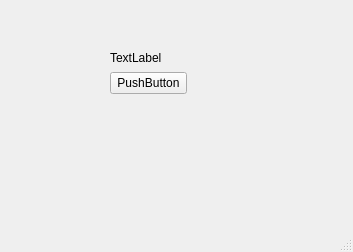
<?xml version="1.0" encoding="UTF-8"?>
<ui version="4.0">
 <class>MainWindow</class>
 <widget class="QMainWindow" name="MainWindow">
  <property name="geometry">
   <rect>
    <x>0</x>
    <y>0</y>
    <width>353</width>
    <height>252</height>
   </rect>
  </property>
  <property name="windowTitle">
   <string>MainWindow</string>
  </property>
  <widget class="QWidget" name="centralwidget">
   <widget class="QWidget" name="">
    <property name="geometry">
     <rect>
      <x>110</x>
      <y>50</y>
      <width>77</width>
      <height>44</height>
     </rect>
    </property>
    <layout class="QVBoxLayout" name="verticalLayout">
     <item>
      <widget class="QLabel" name="label">
       <property name="text">
        <string>TextLabel</string>
       </property>
      </widget>
     </item>
     <item>
      <widget class="QPushButton" name="pushButton">
       <property name="text">
        <string>PushButton</string>
       </property>
      </widget>
     </item>
    </layout>
   </widget>
  </widget>
  <widget class="QMenuBar" name="menubar">
   <property name="geometry">
    <rect>
     <x>0</x>
     <y>0</y>
     <width>353</width>
     <height>21</height>
    </rect>
   </property>
  </widget>
  <widget class="QStatusBar" name="statusbar"/>
 </widget>
 <resources/>
 <connections>
  <connection>
   <sender>pushButton</sender>
   <signal>clicked()</signal>
   <receiver>label</receiver>
   <slot>clear()</slot>
   <hints>
    <hint type="sourcelabel">
     <x>146</x>
     <y>106</y>
    </hint>
    <hint type="destinationlabel">
     <x>143</x>
     <y>79</y>
    </hint>
   </hints>
  </connection>
 </connections>
</ui>
